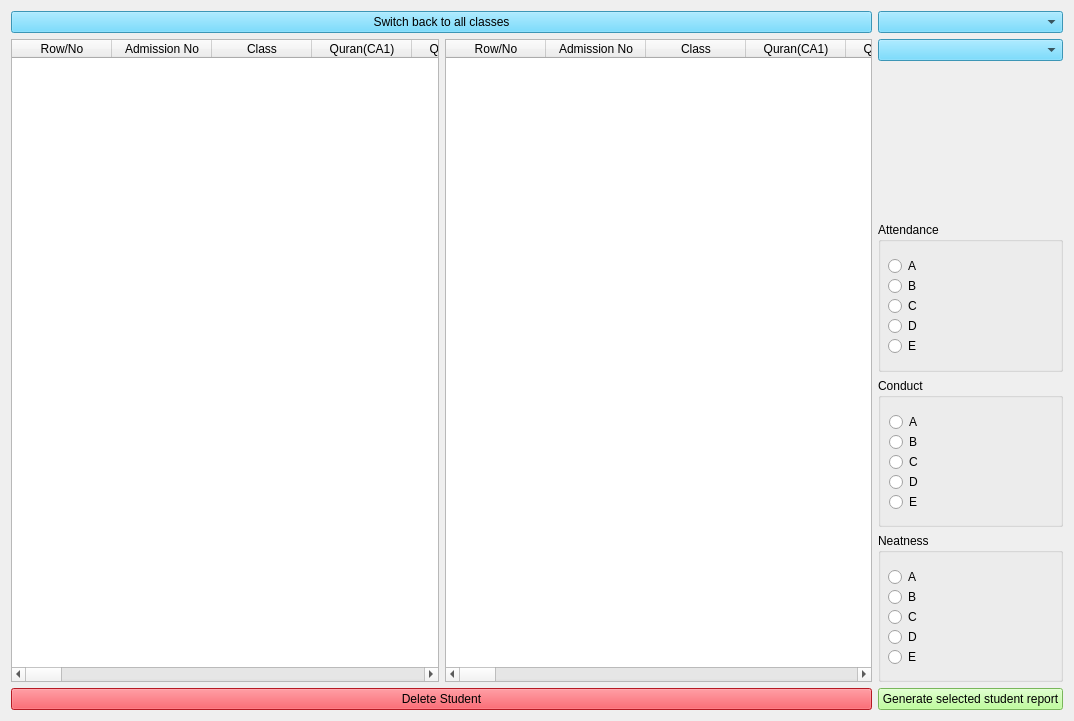
<?xml version="1.0" encoding="UTF-8"?>
<ui version="4.0">
 <class>PriScore3rdForm</class>
 <widget class="QWidget" name="PriScore3rdForm">
  <property name="geometry">
   <rect>
    <x>0</x>
    <y>0</y>
    <width>1074</width>
    <height>721</height>
   </rect>
  </property>
  <property name="windowTitle">
   <string>Primary Classes Scores (Third Term)</string>
  </property>
  <property name="windowIcon">
   <iconset>
    <normaloff>score2_icon.jpg</normaloff>score2_icon.jpg</iconset>
  </property>
  <property name="styleSheet">
   <string notr="true">font: 12pt &quot;MS Shell Dlg 2&quot;;

QPushButton{
background-color: rgb(170, 255, 127);
}</string>
  </property>
  <layout class="QHBoxLayout" name="horizontalLayout_3">
   <item>
    <layout class="QVBoxLayout" name="verticalLayout_3">
     <item>
      <widget class="QPushButton" name="switch_back_btn">
       <property name="styleSheet">
        <string notr="true">background-color: rgb(84, 210, 255);</string>
       </property>
       <property name="text">
        <string>Switch back to all classes</string>
       </property>
      </widget>
     </item>
     <item>
      <layout class="QHBoxLayout" name="horizontalLayout">
       <item>
        <widget class="QTableWidget" name="tableWidget">
         <property name="sizePolicy">
          <sizepolicy hsizetype="Expanding" vsizetype="Expanding">
           <horstretch>0</horstretch>
           <verstretch>0</verstretch>
          </sizepolicy>
         </property>
         <property name="autoFillBackground">
          <bool>false</bool>
         </property>
         <property name="frameShape">
          <enum>QFrame::StyledPanel</enum>
         </property>
         <property name="alternatingRowColors">
          <bool>true</bool>
         </property>
         <property name="showGrid">
          <bool>true</bool>
         </property>
         <attribute name="horizontalHeaderStretchLastSection">
          <bool>false</bool>
         </attribute>
         <attribute name="verticalHeaderVisible">
          <bool>true</bool>
         </attribute>
         <column>
          <property name="text">
           <string>Row/No</string>
          </property>
         </column>
         <column>
          <property name="text">
           <string>Admission No</string>
          </property>
         </column>
         <column>
          <property name="text">
           <string>Class</string>
          </property>
         </column>
         <column>
          <property name="text">
           <string>Quran(CA1)</string>
          </property>
         </column>
         <column>
          <property name="text">
           <string>Quran(CA2)</string>
          </property>
         </column>
         <column>
          <property name="text">
           <string>Quran(ASS)</string>
          </property>
         </column>
         <column>
          <property name="text">
           <string>Quran(EXAM)</string>
          </property>
         </column>
         <column>
          <property name="text">
           <string>Quran(TOTAL)</string>
          </property>
         </column>
         <column>
          <property name="text">
           <string>Ibadat(CA1)</string>
          </property>
         </column>
         <column>
          <property name="text">
           <string>Ibadat(CA2)</string>
          </property>
         </column>
         <column>
          <property name="text">
           <string>Ibadat(ASS)</string>
          </property>
         </column>
         <column>
          <property name="text">
           <string>Ibadat(EXAM)</string>
          </property>
         </column>
         <column>
          <property name="text">
           <string>Ibadat(TOTAL)</string>
          </property>
         </column>
         <column>
          <property name="text">
           <string>Arabic(CA1)</string>
          </property>
         </column>
         <column>
          <property name="text">
           <string>Arabic(CA2)</string>
          </property>
         </column>
         <column>
          <property name="text">
           <string>Arabic(ASS)</string>
          </property>
         </column>
         <column>
          <property name="text">
           <string>Arabic(EXAM)</string>
          </property>
         </column>
         <column>
          <property name="text">
           <string>Arabic(TOTAL)</string>
          </property>
         </column>
         <column>
          <property name="text">
           <string>English(CA1)</string>
          </property>
         </column>
         <column>
          <property name="text">
           <string>English(CA2)</string>
          </property>
         </column>
         <column>
          <property name="text">
           <string>English(ASS)</string>
          </property>
         </column>
         <column>
          <property name="text">
           <string>English(EXAM)</string>
          </property>
         </column>
         <column>
          <property name="text">
           <string>English(TOTAL)</string>
          </property>
         </column>
         <column>
          <property name="text">
           <string>Maths(CA1)</string>
          </property>
         </column>
         <column>
          <property name="text">
           <string>Maths(CA2)</string>
          </property>
         </column>
         <column>
          <property name="text">
           <string>Maths(ASS)</string>
          </property>
         </column>
         <column>
          <property name="text">
           <string>Maths(EXAM)</string>
          </property>
         </column>
         <column>
          <property name="text">
           <string>Maths(TOTAL)</string>
          </property>
         </column>
         <column>
          <property name="text">
           <string>Science(CA1)</string>
          </property>
         </column>
         <column>
          <property name="text">
           <string>Science(CA2)</string>
          </property>
         </column>
         <column>
          <property name="text">
           <string>Science(ASS)</string>
          </property>
         </column>
         <column>
          <property name="text">
           <string>Science(EXAM)</string>
          </property>
         </column>
         <column>
          <property name="text">
           <string>Science(TOTAL)</string>
          </property>
         </column>
         <column>
          <property name="text">
           <string>Social Norm(CA1)</string>
          </property>
         </column>
         <column>
          <property name="text">
           <string>Social Norm(CA2)</string>
          </property>
         </column>
         <column>
          <property name="text">
           <string>Social Norm(ASS)</string>
          </property>
         </column>
         <column>
          <property name="text">
           <string>Social Norm(EXAM)</string>
          </property>
         </column>
         <column>
          <property name="text">
           <string>Social Norm(TOTAL)</string>
          </property>
         </column>
         <column>
          <property name="text">
           <string>Handwriting(CA1)</string>
          </property>
         </column>
         <column>
          <property name="text">
           <string>Handwriting(CA2)</string>
          </property>
         </column>
         <column>
          <property name="text">
           <string>Handwriting(ASS)</string>
          </property>
         </column>
         <column>
          <property name="text">
           <string>Handwriting(EXAM)</string>
          </property>
         </column>
         <column>
          <property name="text">
           <string>Handwriting(TOTAL)</string>
          </property>
         </column>
         <column>
          <property name="text">
           <string>All Total</string>
          </property>
         </column>
         <column>
          <property name="text">
           <string>Average</string>
          </property>
         </column>
        </widget>
       </item>
       <item>
        <widget class="QTableWidget" name="tableWidget_2">
         <property name="sizePolicy">
          <sizepolicy hsizetype="Expanding" vsizetype="Expanding">
           <horstretch>0</horstretch>
           <verstretch>0</verstretch>
          </sizepolicy>
         </property>
         <property name="autoFillBackground">
          <bool>false</bool>
         </property>
         <property name="frameShape">
          <enum>QFrame::StyledPanel</enum>
         </property>
         <property name="alternatingRowColors">
          <bool>true</bool>
         </property>
         <property name="showGrid">
          <bool>true</bool>
         </property>
         <attribute name="horizontalHeaderStretchLastSection">
          <bool>false</bool>
         </attribute>
         <attribute name="verticalHeaderVisible">
          <bool>true</bool>
         </attribute>
         <column>
          <property name="text">
           <string>Row/No</string>
          </property>
         </column>
         <column>
          <property name="text">
           <string>Admission No</string>
          </property>
         </column>
         <column>
          <property name="text">
           <string>Class</string>
          </property>
         </column>
         <column>
          <property name="text">
           <string>Quran(CA1)</string>
          </property>
         </column>
         <column>
          <property name="text">
           <string>Quran(CA2)</string>
          </property>
         </column>
         <column>
          <property name="text">
           <string>Quran(ASS)</string>
          </property>
         </column>
         <column>
          <property name="text">
           <string>Quran(EXAM)</string>
          </property>
         </column>
         <column>
          <property name="text">
           <string>Quran(TOTAL)</string>
          </property>
         </column>
         <column>
          <property name="text">
           <string>Ibadat(CA1)</string>
          </property>
         </column>
         <column>
          <property name="text">
           <string>Ibadat(CA2)</string>
          </property>
         </column>
         <column>
          <property name="text">
           <string>Ibadat(ASS)</string>
          </property>
         </column>
         <column>
          <property name="text">
           <string>Ibadat(EXAM)</string>
          </property>
         </column>
         <column>
          <property name="text">
           <string>Ibadat(TOTAL)</string>
          </property>
         </column>
         <column>
          <property name="text">
           <string>Arabic(CA1)</string>
          </property>
         </column>
         <column>
          <property name="text">
           <string>Arabic(CA2)</string>
          </property>
         </column>
         <column>
          <property name="text">
           <string>Arabic(ASS)</string>
          </property>
         </column>
         <column>
          <property name="text">
           <string>Arabic(EXAM)</string>
          </property>
         </column>
         <column>
          <property name="text">
           <string>Arabic(TOTAL)</string>
          </property>
         </column>
         <column>
          <property name="text">
           <string>English(CA1)</string>
          </property>
         </column>
         <column>
          <property name="text">
           <string>English(CA2)</string>
          </property>
         </column>
         <column>
          <property name="text">
           <string>English(ASS)</string>
          </property>
         </column>
         <column>
          <property name="text">
           <string>English(EXAM)</string>
          </property>
         </column>
         <column>
          <property name="text">
           <string>English(TOTAL)</string>
          </property>
         </column>
         <column>
          <property name="text">
           <string>Maths(CA1)</string>
          </property>
         </column>
         <column>
          <property name="text">
           <string>Maths(CA2)</string>
          </property>
         </column>
         <column>
          <property name="text">
           <string>Maths(ASS)</string>
          </property>
         </column>
         <column>
          <property name="text">
           <string>Maths(EXAM)</string>
          </property>
         </column>
         <column>
          <property name="text">
           <string>Maths(TOTAL)</string>
          </property>
         </column>
         <column>
          <property name="text">
           <string>Science(CA1)</string>
          </property>
         </column>
         <column>
          <property name="text">
           <string>Science(CA2)</string>
          </property>
         </column>
         <column>
          <property name="text">
           <string>Science(ASS)</string>
          </property>
         </column>
         <column>
          <property name="text">
           <string>Science(EXAM)</string>
          </property>
         </column>
         <column>
          <property name="text">
           <string>Science(TOTAL)</string>
          </property>
         </column>
         <column>
          <property name="text">
           <string>Social Norm(CA1)</string>
          </property>
         </column>
         <column>
          <property name="text">
           <string>Social Norm(CA2)</string>
          </property>
         </column>
         <column>
          <property name="text">
           <string>Social Norm(ASS)</string>
          </property>
         </column>
         <column>
          <property name="text">
           <string>Social Norm(EXAM)</string>
          </property>
         </column>
         <column>
          <property name="text">
           <string>Social Norm(TOTAL)</string>
          </property>
         </column>
         <column>
          <property name="text">
           <string>Handwriting(CA1)</string>
          </property>
         </column>
         <column>
          <property name="text">
           <string>Handwriting(CA2)</string>
          </property>
         </column>
         <column>
          <property name="text">
           <string>Handwriting(ASS)</string>
          </property>
         </column>
         <column>
          <property name="text">
           <string>Handwriting(EXAM)</string>
          </property>
         </column>
         <column>
          <property name="text">
           <string>Handwriting(TOTAL)</string>
          </property>
         </column>
         <column>
          <property name="text">
           <string>All Total</string>
          </property>
         </column>
         <column>
          <property name="text">
           <string>Average</string>
          </property>
         </column>
        </widget>
       </item>
      </layout>
     </item>
     <item>
      <widget class="QPushButton" name="del_btn">
       <property name="styleSheet">
        <string notr="true">background-color: rgb(255, 37, 51);</string>
       </property>
       <property name="text">
        <string>Delete Student</string>
       </property>
      </widget>
     </item>
    </layout>
   </item>
   <item>
    <layout class="QVBoxLayout" name="verticalLayout">
     <item>
      <widget class="QComboBox" name="class_comboBox">
       <property name="styleSheet">
        <string notr="true">background-color: rgb(84, 210, 255);</string>
       </property>
      </widget>
     </item>
     <item>
      <widget class="QComboBox" name="stud_adm_no_comboBox">
       <property name="styleSheet">
        <string notr="true">background-color: rgb(84, 210, 255);</string>
       </property>
      </widget>
     </item>
     <item>
      <widget class="QLabel" name="name_label">
       <property name="text">
        <string/>
       </property>
      </widget>
     </item>
     <item>
      <widget class="QGroupBox" name="groupBox">
       <property name="title">
        <string>Attendance</string>
       </property>
       <widget class="QRadioButton" name="att_a_radio">
        <property name="geometry">
         <rect>
          <x>10</x>
          <y>30</y>
          <width>224</width>
          <height>28</height>
         </rect>
        </property>
        <property name="text">
         <string>A</string>
        </property>
       </widget>
       <widget class="QRadioButton" name="att_e_radio">
        <property name="geometry">
         <rect>
          <x>10</x>
          <y>110</y>
          <width>38</width>
          <height>28</height>
         </rect>
        </property>
        <property name="text">
         <string>E</string>
        </property>
       </widget>
       <widget class="QRadioButton" name="att_d_radio">
        <property name="geometry">
         <rect>
          <x>10</x>
          <y>90</y>
          <width>50</width>
          <height>28</height>
         </rect>
        </property>
        <property name="text">
         <string>D</string>
        </property>
       </widget>
       <widget class="QRadioButton" name="att_c_radio">
        <property name="geometry">
         <rect>
          <x>10</x>
          <y>70</y>
          <width>70</width>
          <height>28</height>
         </rect>
        </property>
        <property name="text">
         <string>C</string>
        </property>
       </widget>
       <widget class="QRadioButton" name="att_b_radio">
        <property name="geometry">
         <rect>
          <x>10</x>
          <y>50</y>
          <width>108</width>
          <height>28</height>
         </rect>
        </property>
        <property name="text">
         <string>B</string>
        </property>
       </widget>
      </widget>
     </item>
     <item>
      <widget class="QGroupBox" name="groupBox_2">
       <property name="title">
        <string>Conduct</string>
       </property>
       <widget class="QRadioButton" name="con_a_radio">
        <property name="geometry">
         <rect>
          <x>11</x>
          <y>30</y>
          <width>39</width>
          <height>28</height>
         </rect>
        </property>
        <property name="text">
         <string>A</string>
        </property>
       </widget>
       <widget class="QRadioButton" name="con_b_radio">
        <property name="geometry">
         <rect>
          <x>11</x>
          <y>50</y>
          <width>39</width>
          <height>28</height>
         </rect>
        </property>
        <property name="text">
         <string>B</string>
        </property>
       </widget>
       <widget class="QRadioButton" name="con_c_radio">
        <property name="geometry">
         <rect>
          <x>11</x>
          <y>70</y>
          <width>39</width>
          <height>28</height>
         </rect>
        </property>
        <property name="text">
         <string>C</string>
        </property>
       </widget>
       <widget class="QRadioButton" name="con_d_radio">
        <property name="geometry">
         <rect>
          <x>11</x>
          <y>90</y>
          <width>41</width>
          <height>28</height>
         </rect>
        </property>
        <property name="text">
         <string>D</string>
        </property>
       </widget>
       <widget class="QRadioButton" name="con_e_radio">
        <property name="geometry">
         <rect>
          <x>11</x>
          <y>110</y>
          <width>38</width>
          <height>28</height>
         </rect>
        </property>
        <property name="text">
         <string>E</string>
        </property>
       </widget>
      </widget>
     </item>
     <item>
      <widget class="QGroupBox" name="groupBox_3">
       <property name="title">
        <string>Neatness</string>
       </property>
       <widget class="QRadioButton" name="neat_a_radio">
        <property name="geometry">
         <rect>
          <x>10</x>
          <y>30</y>
          <width>39</width>
          <height>28</height>
         </rect>
        </property>
        <property name="text">
         <string>A</string>
        </property>
       </widget>
       <widget class="QRadioButton" name="neat_b_radio">
        <property name="geometry">
         <rect>
          <x>10</x>
          <y>50</y>
          <width>39</width>
          <height>28</height>
         </rect>
        </property>
        <property name="text">
         <string>B</string>
        </property>
       </widget>
       <widget class="QRadioButton" name="neat_c_radio">
        <property name="geometry">
         <rect>
          <x>10</x>
          <y>70</y>
          <width>39</width>
          <height>28</height>
         </rect>
        </property>
        <property name="text">
         <string>C</string>
        </property>
       </widget>
       <widget class="QRadioButton" name="neat_d_radio">
        <property name="geometry">
         <rect>
          <x>10</x>
          <y>90</y>
          <width>41</width>
          <height>28</height>
         </rect>
        </property>
        <property name="text">
         <string>D</string>
        </property>
       </widget>
       <widget class="QRadioButton" name="neat_e_radio">
        <property name="geometry">
         <rect>
          <x>10</x>
          <y>110</y>
          <width>38</width>
          <height>28</height>
         </rect>
        </property>
        <property name="text">
         <string>E</string>
        </property>
       </widget>
      </widget>
     </item>
     <item>
      <widget class="QPushButton" name="report_gen_btn">
       <property name="styleSheet">
        <string notr="true">background-color: rgb(170, 255, 127);</string>
       </property>
       <property name="text">
        <string>Generate selected student report</string>
       </property>
      </widget>
     </item>
    </layout>
   </item>
  </layout>
 </widget>
 <resources/>
 <connections/>
</ui>
